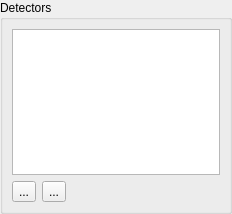
<?xml version="1.0" encoding="UTF-8"?>
<ui version="4.0">
 <author>Mustard Seed Software, LLC</author>
 <class>DetectorEditorForm</class>
 <widget class="QWidget" name="DetectorEditorForm">
  <property name="geometry">
   <rect>
    <x>0</x>
    <y>0</y>
    <width>232</width>
    <height>214</height>
   </rect>
  </property>
  <property name="windowTitle">
   <string>Form</string>
  </property>
  <layout class="QVBoxLayout" name="verticalLayout">
   <property name="margin">
    <number>0</number>
   </property>
   <item>
    <widget class="QGroupBox" name="groupBox">
     <property name="title">
      <string>Detectors</string>
     </property>
     <layout class="QVBoxLayout" name="verticalLayout_6">
      <item>
       <widget class="ews::app::widget::SizeHintableTableView" name="samplerTable">
        <property name="baseSize">
         <size>
          <width>0</width>
          <height>0</height>
         </size>
        </property>
        <property name="showDropIndicator" stdset="0">
         <bool>false</bool>
        </property>
        <property name="alternatingRowColors">
         <bool>false</bool>
        </property>
        <property name="selectionMode">
         <enum>QAbstractItemView::SingleSelection</enum>
        </property>
        <property name="selectionBehavior">
         <enum>QAbstractItemView::SelectRows</enum>
        </property>
        <property name="wordWrap">
         <bool>false</bool>
        </property>
        <property name="cornerButtonEnabled">
         <bool>false</bool>
        </property>
        <property name="sizeHintOverride" stdset="0">
         <size>
          <width>10</width>
          <height>10</height>
         </size>
        </property>
        <attribute name="horizontalHeaderVisible">
         <bool>false</bool>
        </attribute>
        <attribute name="horizontalHeaderDefaultSectionSize">
         <number>75</number>
        </attribute>
        <attribute name="horizontalHeaderHighlightSections">
         <bool>false</bool>
        </attribute>
        <attribute name="horizontalHeaderStretchLastSection">
         <bool>true</bool>
        </attribute>
        <attribute name="verticalHeaderVisible">
         <bool>false</bool>
        </attribute>
        <attribute name="verticalHeaderCascadingSectionResizes">
         <bool>true</bool>
        </attribute>
        <attribute name="verticalHeaderHighlightSections">
         <bool>false</bool>
        </attribute>
        <attribute name="verticalHeaderVisible">
         <bool>false</bool>
        </attribute>
        <attribute name="horizontalHeaderStretchLastSection">
         <bool>true</bool>
        </attribute>
        <attribute name="horizontalHeaderVisible">
         <bool>false</bool>
        </attribute>
        <attribute name="verticalHeaderCascadingSectionResizes">
         <bool>true</bool>
        </attribute>
        <attribute name="horizontalHeaderHighlightSections">
         <bool>false</bool>
        </attribute>
        <attribute name="verticalHeaderHighlightSections">
         <bool>false</bool>
        </attribute>
        <attribute name="horizontalHeaderDefaultSectionSize">
         <number>75</number>
        </attribute>
       </widget>
      </item>
      <item>
       <widget class="QWidget" name="widget_2" native="true">
        <property name="sizeIncrement">
         <size>
          <width>1</width>
          <height>1</height>
         </size>
        </property>
        <property name="baseSize">
         <size>
          <width>200</width>
          <height>100</height>
         </size>
        </property>
        <layout class="QHBoxLayout" name="horizontalLayout_2">
         <property name="spacing">
          <number>-1</number>
         </property>
         <property name="margin">
          <number>0</number>
         </property>
         <item>
          <widget class="QToolButton" name="add">
           <property name="text">
            <string>...</string>
           </property>
           <property name="icon">
            <iconset resource="../../Resources.qrc">
             <normaloff>:/images/images/list-add.png</normaloff>:/images/images/list-add.png</iconset>
           </property>
          </widget>
         </item>
         <item>
          <widget class="QToolButton" name="remove">
           <property name="text">
            <string>...</string>
           </property>
           <property name="icon">
            <iconset resource="../../Resources.qrc">
             <normaloff>:/images/images/list-remove.png</normaloff>:/images/images/list-remove.png</iconset>
           </property>
          </widget>
         </item>
         <item>
          <spacer name="horizontalSpacer_2">
           <property name="orientation">
            <enum>Qt::Horizontal</enum>
           </property>
           <property name="sizeHint" stdset="0">
            <size>
             <width>0</width>
             <height>20</height>
            </size>
           </property>
          </spacer>
         </item>
        </layout>
       </widget>
      </item>
     </layout>
    </widget>
   </item>
  </layout>
 </widget>
 <customwidgets>
  <customwidget>
   <class>ews::app::widget::SizeHintableTableView</class>
   <extends>QTableView</extends>
   <header>SizeHintableTableView.h</header>
  </customwidget>
 </customwidgets>
 <resources>
  <include location="../../Resources.qrc"/>
 </resources>
 <connections>
  <connection>
   <sender>add</sender>
   <signal>clicked()</signal>
   <receiver>DetectorEditorForm</receiver>
   <slot>addDetector()</slot>
   <hints>
    <hint type="sourcelabel">
     <x>31</x>
     <y>234</y>
    </hint>
    <hint type="destinationlabel">
     <x>222</x>
     <y>-13</y>
    </hint>
   </hints>
  </connection>
  <connection>
   <sender>remove</sender>
   <signal>clicked()</signal>
   <receiver>DetectorEditorForm</receiver>
   <slot>removeDetector()</slot>
   <hints>
    <hint type="sourcelabel">
     <x>60</x>
     <y>236</y>
    </hint>
    <hint type="destinationlabel">
     <x>179</x>
     <y>-6</y>
    </hint>
   </hints>
  </connection>
 </connections>
 <slots>
  <slot>addDetector()</slot>
  <slot>removeDetector()</slot>
 </slots>
</ui>
